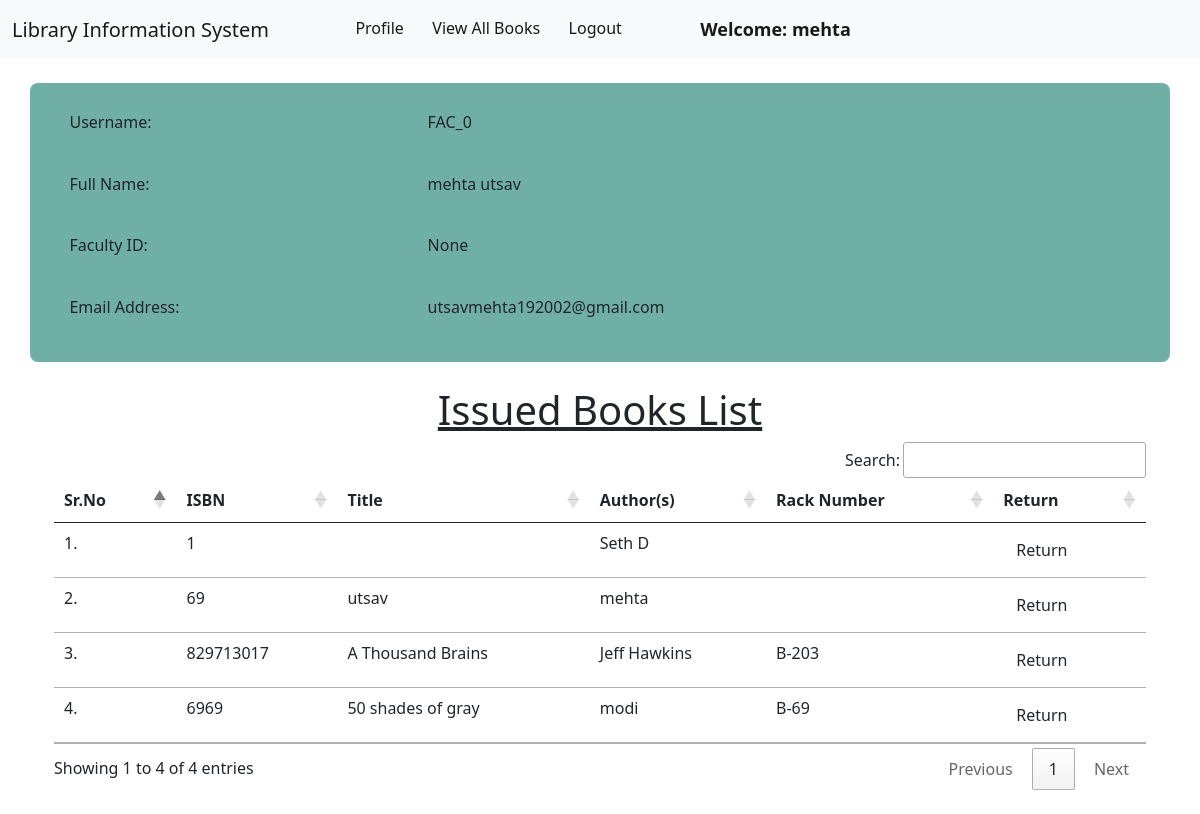
The page /member/profile/ (signed in) on the database its author committed.
### member/models.py (models this page shows, shortened)
class Member(models.Model):
    user = models.OneToOneField(User, on_delete=models.CASCADE)
    book_limit = models.IntegerField()
    insti_id = models.CharField(max_length=15, null = True, default= None)
    book_duration = models.IntegerField()
    reserved_book = models.ForeignKey(Book,on_delete=models.SET_NULL, null=True, default=None)
    reserve_date = models.DateField(null = True)
    issue_history = models.CharField(max_length = 500, null = True)

### book/models.py (models this page shows, shortened)
class Book(models.Model):
    title = models.CharField(max_length=200)
    author = models.CharField(max_length=200)
    isbn = models.CharField(max_length= 15)
    rack_number = models.CharField(max_length= 10)
    issue_date = models.DateField(null= True)
    date_added = models.DateField(null=True)
    issue_member = models.ForeignKey("member.Member", on_delete = models.SET_NULL, null = True)

### member/views.py (the view)
# urls.py: path("profile/", views.profile, name="profile"),
@login_required(login_url = '/member/login')
def profile(request):
    user_name = request.user.username
    user_name = user_name.split("_")[0]
    is_faculty = False
    if(user_name == "FAC"):
        is_faculty = True
    issued_books = request.user.member.book_set.all()
    return render(request, "member/profile.html", {'is_faculty': is_faculty, 'issued_books':issued_books})

### member/templates/member/profile.html (shortened to what this page needs)
{% extends 'member/member_navbar.html' %} {% block title %} Profile {% endblock%}  {% block body %}
{% load static %}
<div class="container profile">
  <div class="row">
    <div class="col-md-8">
      <div class="profile-tab">
        <div class="tab-pane">
          <div class="row">
            <div class="col-md-6">
              <label>Username:</label>
            </div>
            <div class="col-md-6">
              <p>{{user}}</p>
            </div>
          </div>
          <div class="row">
            <div class="col-md-6">
              <label>Full Name:</label>
            </div>
            <div class="col-md-6">
              <p>{{user.get_full_name}}</p>
            </div>
          </div>
          <div class="row">
            <div class="col-md-6">
              {% if is_faculty == True %}
              <label>Faculty ID:</label>
              {% else %}
              <label>Student Roll Number:</label>
              {% endif %}
            </div>
            <div class="col-md-6">
              <p>{{user.member.insti_id}}</p>
            </div>
          </div>
          <div class="row">
            <div class="col-md-6">
              <label>Email Address:</label>
            </div>
            <div class="col-md-6">
              <p>{{user.email}}</p>
            </div>
          </div>
        </div>
      </div>
    </div>
  </div>
  {% if issued_books|length > 0%}
    <div class="container mt-4">
        <h1 class="text-center"><u>Issued Books List</u></h1>
        <table class="table table-hover" id="example">
            <thead>
                <tr>
                    <th>Sr.No</th>
                    <th>ISBN</th>
                    <th>Title</th>
                    <th>Author(s)</th>
                    <th>Rack Number</th>
                    <th>Return</th>
                </tr>
            </thead>
            <tbody>
                {% for book in issued_books %}
                <tr>
                    <td>{{forloop.counter}}.</td>
                    <td>{{book.isbn}}</td>
                    <td>{{book.title}}</td>
                    <td>{{book.author}}</td>
                    <td>{{book.rack_number}}</td>
                    <td><a href="/member/return_book/{{book.id}}/" class="btn" onclick="return confirm('Are you sure you want to Return this book?')">Return</a></td>
                </tr>
                {% endfor %}
            </tbody>
        </table>
    </div>
    {% endif%}
</div>
{% endblock %}

### member/templates/member/member_navbar.html (shortened to what this page needs)
<!doctype html>
<html lang="en">
  <head>
    <link href="https://cdn.jsdelivr.net/npm/bootstrap@5.1.0/dist/css/bootstrap.min.css" rel="stylesheet">
    <link rel="stylesheet" href="https://cdn.datatables.net/1.10.25/css/jquery.dataTables.min.css">
    <link rel="stylesheet" href="https://cdn.datatables.net/buttons/1.7.1/css/buttons.dataTables.min.css">
  </head>
  <body>
    <nav class="navbar navbar-expand-lg navbar-light bg-light sticky-top">
        <div class="container-fluid">
          <a class="navbar-brand" href="#">Library Information System</a>
          <div class="collapse navbar-collapse" id="navbarSupportedContent">
            <ul class="navbar-nav me-auto mb-2 mb-lg-0">
              <li class="nav-item">
                <a class="nav-link active" aria-current="page" href="/member/profile/">Profile</a>
              </li>
              <li class="nav-item">
                <a class="nav-link active" aria-current="page" href="/member/view_books/">View All Books</a>
              </li>
              <li class="nav-item">
                <a class="nav-link active" aria-current="page" href="/member/logout/">Logout</a>
              </li>
              <li class="nav-item">
                <a style="font-weight:600; font-family:'Segoe UI', Tahoma, Geneva, Verdana, sans-serif; font-size: large;" class="nav-link active" href="#">Welcome: {{request.user.first_name}}</a>
              </li>
            </ul>
          </div>
        </div>
      </nav>
      {% block body %}
      {% endblock %}
  </body>
</html>

### member/templates/member/profile.html (style rules this page uses)
.profile { margin: 2% auto; }
.row { padding: 1.5%; border-radius: 0.5rem; background: rgb(112, 175, 165); }

### rows shown on the page
Book: isbn "1", author "Seth D"
Book: isbn "69", title "utsav", author "mehta"
Book: isbn "829713017", title "A Thousand Brains", author "Jeff Hawkins", rack_number "B-203"
Book: isbn "6969", title "50 shades of gray", author "modi", rack_number "B-69"

### other values the page prints
{{ request.user.first_name }} "mehta"
{{ user }} "FAC_0"
{{ user.get_full_name }} "mehta utsav"
{{ user.member.insti_id }} "None"
{{ user.email }} "utsavmehta192002@gmail.com"
